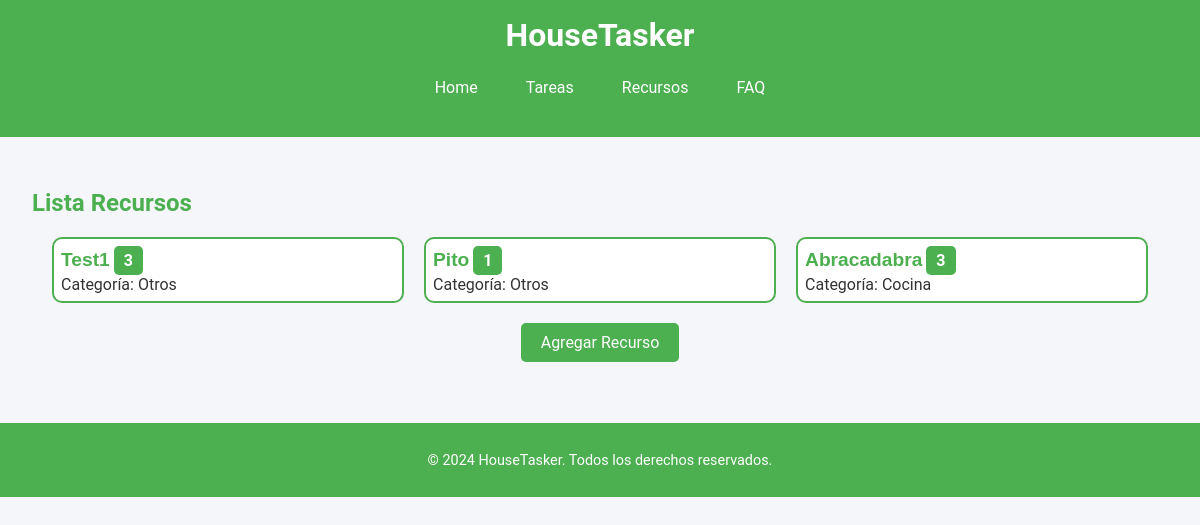
The page /resources/ (signed in) on the database as committed earlier.
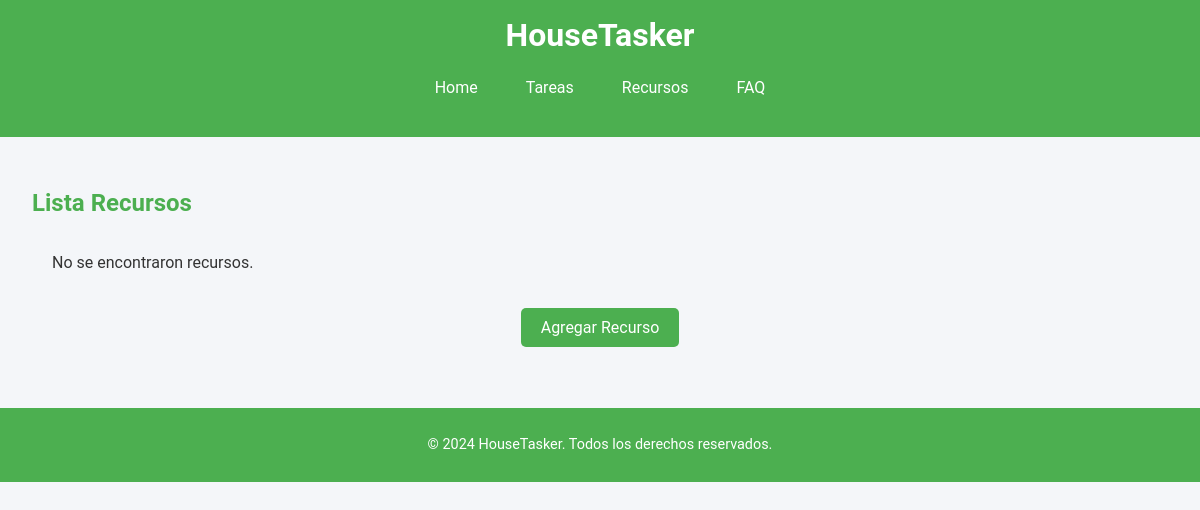
The same page on the database as committed later.
### appHouseTasker/models.py (models this page shows, shortened)
class Resource(models.Model):
    CATEGORY_CHOICES = [
        ('cleaning', 'Limpieza'),
        ('vehicle', 'Vehículo'),
        ('kitchen', 'Cocina'),
        ('others', 'Otros'),
    ]
    name = models.CharField(max_length=100, unique=True, help_text="Nombre del recurso, e.g., Jabon, Coche, Llaves.")
    description = models.TextField(blank=True, help_text="Descripción opcional del recurso y sus características.")
    quantity = models.PositiveIntegerField(default=1, help_text="Cantidad disponible de este recurso.")
    category = models.CharField(max_length=50, choices=CATEGORY_CHOICES, default='others', help_text="Categoría del recurso.")
    is_available = models.BooleanField(default=True, help_text="Indica si el recurso está disponible para uso.")

### appHouseTasker/views.py (the view)
# urls.py: path('resources/', views.resource_list, name='resource_list'),  # List all resources
@login_required
def resource_list(request):
    resources = Resource.objects.all()
    return render(request, 'resource_list.html', {'resources': resources})

### appHouseTasker/templates/resource_list.html
{% extends "base.html" %}
{% load static %}
{% block head %}
<link rel="stylesheet" href="{% static 'css/resource_list.css' %}">
{% endblock %}
{% block main %}
	<h2>Lista Recursos</h2>
	<div class="resource-container">
	  {% for resource in resources %}
		<div class="resource-item">
		  <a href="{% url 'resource_detail' resource.id %}">{{ resource.name }}</a>
		  <span class="quantity-box">{{ resource.quantity }}</span><br>
		  <span class="category">Categoría: {{ resource.get_category_display }}</span>
		</div>
	  {% empty %}
		<p>No se encontraron recursos.</p>
	  {% endfor %}
	</div>
	<div class="add-resource-button-container">
	  <a href="{% url 'resource_create' %}" class="add-resource-button">Agregar Recurso</a>
	</div>
{% endblock %}

Rows that differ between the two databases and show on the page:
removed Resource: name "Test1", quantity "3", category "Otros"
removed Resource: name "Pito", quantity "1", category "Otros"
removed Resource: name "Abracadabra", quantity "3", category "Cocina"
Other text that changed with them:
text now shown: "No se encontraron recursos."
